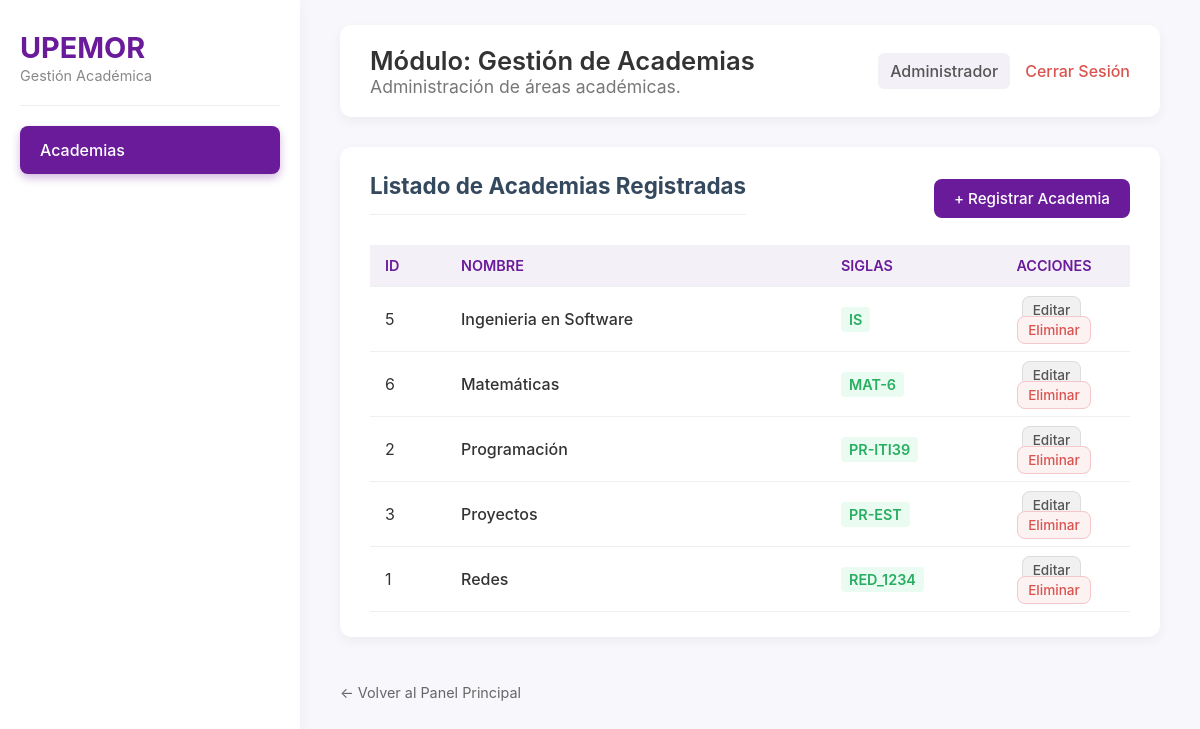
Screenshot of /index.php?controlador=academia&accion=consultarAcademias (signed in) with the database file from the repository.
### tables this page shows
CREATE TABLE `academia` (
  `id_academia` int(11) NOT NULL AUTO_INCREMENT,
  `nombre` varchar(50) NOT NULL,
  `siglas` varchar(45) NOT NULL,
  PRIMARY KEY (`id_academia`)
);

### app/controllers/AcademiaController.php (called while the page is built, shortened)
<?php
    include_once "app/models/AcademiaModel.php";
    class AcademiaController {
        private $model;
        public function __construct($connection) {
            $this->model = new AcademiaModel($connection);
        }
        public function consultarAcademias() {
            $academias = $this->model->consultarAcademias();
            include_once "app/views/academia/consultar_academias.php";
        }
    }

### app/models/AcademiaModel.php (called while the page is built, shortened)
<?php
    class AcademiaModel {
        private $connection;
        public function __construct($connection) {
            $this->connection = $connection;
        }
        public function consultarAcademias() {
            $sql_statement = "SELECT id_academia, nombre, siglas FROM academia ORDER BY nombre";
            $return = $this->connection->query($sql_statement);
            return $return;
        }
    }

### app/views/academia/consultar_academias.php (the view, shortened to what this page needs)
<?php
    $rol_actual = $_SESSION['rol_usuario'] ?? 'Usuario';
?>
<!DOCTYPE html>
<html lang="es">
<head>
    <link rel="stylesheet" href="public/css/panel_style.css?v=<?php echo time(); ?>">
    <link rel="stylesheet" href="public/css/crud_style.css?v=<?php echo time(); ?>">
</head>
<body>
    <div class="main-container">
        <nav class="sidebar">
            <div class="sidebar-header">
                <span class="logo">UPEMOR</span>
                <span class="logo-sub">Gestión Académica</span>
            </div>
            <ul class="sidebar-menu">
                <li><a href="index.php?controlador=academia&accion=consultarAcademias" class="sidebar-link active">Academias</a></li>
            </ul>
        </nav>
        <div class="main-content">
            <header class="module-header">
                <div class="header-title">
                    <h1>Módulo: Gestión de Academias</h1>
                    <p>Administración de áreas académicas.</p>
                </div>
                <div class="user-info">
                    <span><?php echo htmlspecialchars($rol_actual); ?></span>
                    <a href="index.php?controlador=acceso&accion=cerrarSesion" class="logout-link">Cerrar Sesión</a>
                </div>
                </header>
            <div class="form-card">
                <div style="display: flex; justify-content: space-between; align-items: center; margin-bottom: 20px;">
                    <h2>Listado de Academias Registradas</h2>
                    <a href="index.php?controlador=academia&accion=insertarAcademia" class="button-primary" style="padding: 10px 20px; font-size: 0.95em;">
                        + Registrar Academia
                    </a>
                </div>
                <table class="data-table">
                    <thead>
                        <tr>
                            <th style="width: 10%;">ID</th>
                            <th style="width: 50%;">Nombre</th>
                            <th style="width: 20%;">Siglas</th>
                            <th style="width: 20%; text-align: center;">Acciones</th>
                        </tr>
                    </thead>
                    <tbody>
                        <?php
                        if (isset($academias) && $academias->num_rows > 0) {
                            while($row = $academias->fetch_assoc()){
                        ?>
                            <tr>
                                <td><?php echo htmlspecialchars($row['id_academia']); ?></td>
                                <td style="font-weight: 500;"><?php echo htmlspecialchars($row['nombre']); ?></td>
                                <td>
                                    <span style="background-color: #eafcf1; color: #27ae60; padding: 4px 8px; border-radius: 4px; font-size: 0.9em; font-weight: 600;">
                                        <?php echo htmlspecialchars($row['siglas']); ?>
                                    </span>
                                </td>
                                <td style="text-align: center;">
                                    <a href="index.php?controlador=academia&accion=editarAcademia&id=<?php echo $row['id_academia'];?>"
                                       class="button-secondary"
                                       style="padding: 5px 10px; font-size: 0.85em; margin-right: 5px; text-decoration: none;">
                                        Editar
                                    </a>
                                    <a href="index.php?controlador=academia&accion=eliminarAcademia&id=<?php echo $row['id_academia'];?>"
                                       class="button-secondary"
                                       style="padding: 5px 10px; font-size: 0.85em; color: #d9534f; background-color: #fdf2f2; border-color: #f5c6cb;"
                                       onclick="return confirm('¿Estás seguro de que deseas eliminar la academia: <?php echo htmlspecialchars($row['nombre']); ?>?');">
                                        Eliminar
                                    </a>
                                </td>
                            </tr>
                        <?php
                            }
                        }
                        ?>
                    </tbody>
                </table>
            </div>
            <br>
            <a href="index.php?controlador=acceso&accion=panelPrincipal" style="text-decoration: none; color: #666; font-size: 0.9em;">
                &larr; Volver al Panel Principal
            </a>
        </div> </div> </body>
</html>

### public/css/panel_style.css (style rules this page uses)
html { scroll-behavior: smooth; }
body { margin: 0; font-family: -apple-system, BlinkMacSystemFont, "Segoe UI", Roboto, Helvetica, Arial, sans-serif; background-color: #f8f7fb; color: #333; }
.main-container { display: flex; min-height: 100vh; }
.sidebar { width: 260px; background-color: #ffffff; padding: 20px; box-shadow: 0 4px 15px rgba(0, 0, 0, 0.05); display: flex; flex-direction: column; }
.sidebar-header { padding: 10px 0 20px 0; margin-bottom: 20px; border-bottom: 1px solid #eee; }
.sidebar-header .logo { font-size: 1.8em; font-weight: 700; color: #6a1b9a; display: block; }
.sidebar-header .logo-sub { font-size: 0.9em; color: #888; }
.sidebar-menu { list-style: none; padding: 0; margin: 0; }
.sidebar-link { display: block; padding: 14px 20px; text-decoration: none; color: #555; border-radius: 8px; margin-bottom: 8px; font-weight: 500; transition: all 0.3s ease; }
.sidebar-link.active { background-color: #6a1b9a; color: #ffffff; box-shadow: 0 4px 8px rgba(106, 27, 154, 0.3); }
.main-content { flex: 1; padding: 25px 40px; overflow-y: auto; }
.module-header { display: flex; justify-content: space-between; align-items: center; background-color: #ffffff; padding: 20px 30px; border-radius: 12px; box-shadow: 0 4px 12px rgba(0, 0, 0, 0.05); margin-bottom: 30px; }
.module-header h1 { margin: 0; font-size: 1.6em; color: #333; font-weight: 600; }
.module-header p { margin: 0; font-size: 1.1em; color: #777; }
.user-info { display: flex; align-items: center; gap: 15px; }
.user-info span { font-weight: 500; color: #555; background-color: #f4f0f8; padding: 8px 12px; border-radius: 6px; }
.logout-link { text-decoration: none; color: #d9534f; font-weight: 500; }

### public/css/crud_style.css (style rules this page uses)
.form-card { background: #fff; border-radius: 12px; padding: 25px 30px; box-shadow: 0 4px 12px rgba(0, 0, 0, 0.05); margin-bottom: 25px; }
.form-card h2 { font-size: 1.4em; color: #34495e; border-bottom: 1px solid #ecf0f1; padding-bottom: 15px; margin-top: 0; margin-bottom: 10px; }
.button-primary, input[type="submit"] { background-color: #6a1b9a; color: white; padding: 12px 20px; border: none; border-radius: 8px; cursor: pointer; font-size: 1em; font-weight: 500; transition: background-color 0.3s; text-decoration: none; }
.button-secondary { background-color: #f1f1f1; color: #555; padding: 12px 20px; border: 1px solid #ddd; border-radius: 8px; cursor: pointer; font-size: 1em; font-weight: 500; transition: background-color 0.3s; text-decoration: none; }
.data-table { width: 100%; border-collapse: collapse; margin-top: 20px; }
.data-table th, .data-table td { padding: 12px 15px; text-align: left; border-bottom: 1px solid #ecf0f1; }
.data-table th { background-color: #f4f0f8; color: #6a1b9a; font-size: 0.9em; font-weight: 600; text-transform: uppercase; }

### rows the page displays
academia: id_academia "5", nombre "Ingenieria en Software", siglas "IS"
academia: id_academia "6", nombre "Matemáticas", siglas "MAT-6"
academia: id_academia "2", nombre "Programación", siglas "PR-ITI39"
academia: id_academia "3", nombre "Proyectos", siglas "PR-EST"
academia: id_academia "1", nombre "Redes", siglas "RED_1234"

### other values shown
$rol_actual "Administrador"
